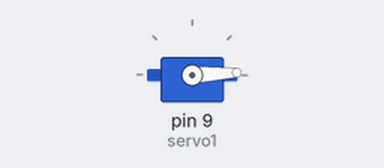
This sketch was run on a simulated Arduino Uno, built with avr-gcc and run on an emulated ATmega328P. Parts: servo.

Above: at 0.05 s.
At 0.9 s:
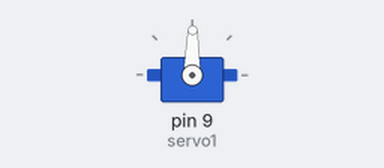
At 1.75 s:
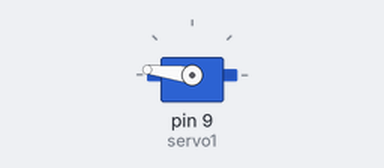
At 3.45 s:
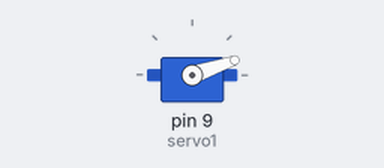
Timing chart, 0 to 8.4 s (numbered marks = the images above):
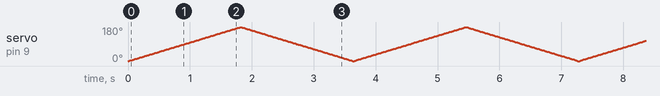

The sketch:

sketch_oct9b.ino
```cpp
#include <Servo.h>
Servo servo1;


void setup() {
  // put your setup code here, to run once:
  servo1.attach(9);
  servo1.write(90);
}

void loop() {
  // put your main code here, to run repeatedly:
  int tunda = 10;
  for (int i=0; i<180; i++){
    servo1.write(i);
    delay(tunda);
  }

  for (int j=180; j>=0; j--){
    servo1.write(j);
    delay(tunda);
  }
}
```
